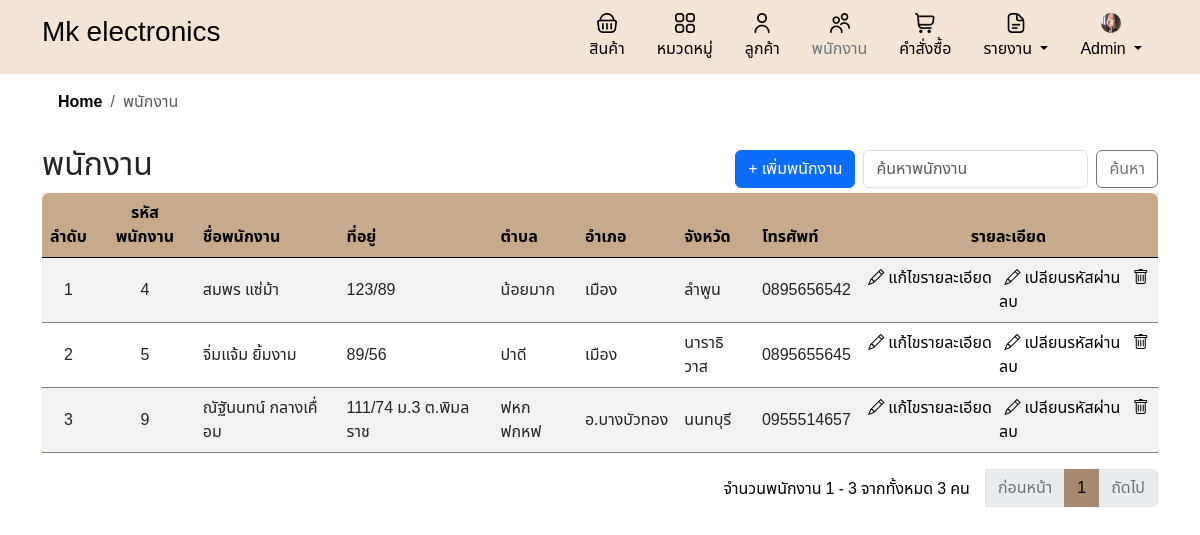
/employee.php (signed in), run on an earlier commit of the app's database.
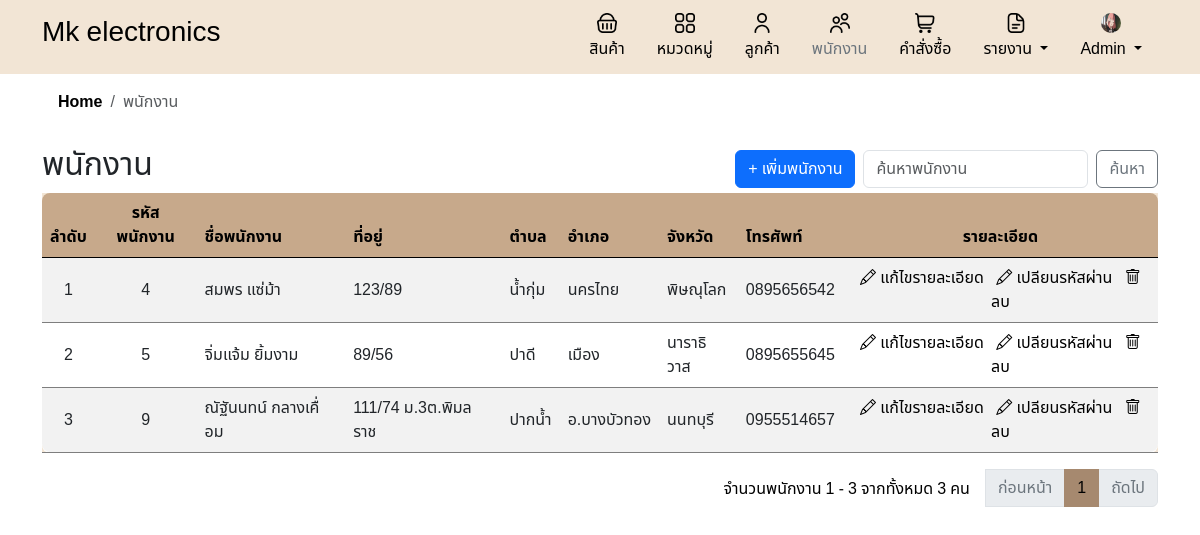
And on a later commit of the database.
### tables this page shows
CREATE TABLE `employees` (
  `employee_id` int(11) NOT NULL,
  `name` varchar(255) NOT NULL,
  `address` varchar(255) DEFAULT NULL,
  `district` varchar(100) DEFAULT NULL,
  `city` varchar(100) DEFAULT NULL,
  `province` varchar(100) DEFAULT NULL,
  `phone` varchar(10) DEFAULT NULL,
  `created_at` timestamp NOT NULL DEFAULT current_timestamp()
);

### employee.php (the view, shortened to what the changed rows need)
<?php
include 'header.php';
include 'db.php';
include 'inc/links.php';
$search = isset($_GET['search']) ? $_GET['search'] : '';
$records_per_page = 10;
$current_page = isset($_GET['page']) ? intval($_GET['page']) : 1;
$offset = ($current_page - 1) * $records_per_page;
$sql = "SELECT * FROM employees";
$sql .= " LIMIT ? OFFSET ?";
$stmt = $conn->prepare($sql);
if ($search) {
    $search_param = "%$search%";
    $stmt->bind_param("ssii", $search_param, $search_param, $records_per_page, $offset);
} else {
    $stmt->bind_param("ii", $records_per_page, $offset);
}
$stmt->execute();
$result = $stmt->get_result();
?>
<!DOCTYPE html>
<html>
<head>
</head>
<body>
    <div class="container">
        <div class="d-flex justify-content-between align-items-center">
            <h2>พนักงาน</h2>
        </div>
        <div class="table-responsive">
            <table class="table table-striped ">
                <thead>
                    <tr>
                        <th class='text-center'>ลำดับ</th>
                        <th class='text-center'>รหัสพนักงาน</th>
                        <th>ชื่อพนักงาน</th>
                        <th>ที่อยู่</th>
                        <th>ตำบล</th>
                        <th>อำเภอ</th>
                        <th>จังหวัด</th>
                        <th>โทรศัพท์</th>
                        <th class='text-center'>รายละเอียด</th>
                    </tr>
                </thead>
                <tbody>
                    <?php
                    if ($result->num_rows > 0) {
                        $row_number = $offset + 1;
                        while ($row = $result->fetch_assoc()) {
                            echo "<tr>
                                        <td class = 'text-center'>{$row_number}</td>
                                        <td class = 'text-center'>{$row['employee_id']}</td>
                                        <td>{$row['name']}</td>
                                        <td>{$row['address']}</td>
                                        <td>{$row['district']}</td>
                                        <td>{$row['city']}</td>
                                        <td>{$row['province']}</td>
                                        <td>{$row['phone']}</td>
                                        <td class = 'text-center'>
                                            <a href='edit_employee.php?employee_id=" . $row['employee_id'] . "' class='custom-link'>
                                                <i class='bi bi-pencil'></i> แก้ไขรายละเอียด
                                            </a> &nbsp;
                                             <a href='edit_employee_password.php?employee_id=" . $row['employee_id'] . "' class='custom-link'>
                                                <i class='bi bi-pencil'></i> เปลียนรหัสผ่าน
                                            </a> &nbsp;
                                            <a href='#' class='custom-link' onclick='confirmDelete(" . $row['employee_id'] . ")'>
                                                <i class='bi bi-trash'></i> ลบ
                                            </a>
                                        </td>
                                    </tr>";
                            $row_number++;
                        }
                    } else {
                        echo "<tr><td colspan='8'>ไม่มีข้อมูลพนักงาน</td></tr>";
                    }
                    ?>
                </tbody>
            </table>
        </div>
    </div>
</body>
</html>

What changed in the data, as far as the page shows it:
changed employees "สมพร แซ่ม้า": district "น้อยมาก" → "น้ำกุ่ม"; city "เมือง" → "นครไทย"; province "ลำพูน" → "พิษณุโลก"
changed employees "ณัฐันนทน์ กลางเคื่อม": address "111/74 ม.3 ต.พิมลราช" → "111/74 ม.3ต.พิมลราช"; district "ฟหกฟกหฟ" → "ปากน้ำ"
